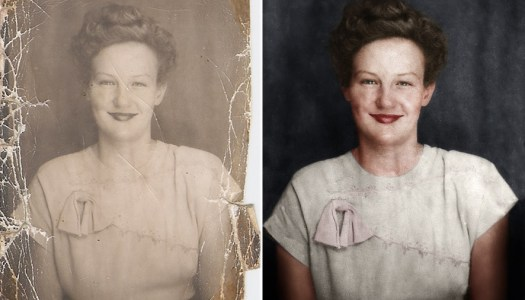
#> input picture IMAGE INPAINTING/IMAGES/portrait2.jpg, 525 x 300 px
$ python Negative.py ../IMAGES/portrait2.jpg
#> lines starting #> are read from the running program, lines starting #| are printed output that depends on the picture
from __future__ import division
from scipy.stats import signaltonoise
import numpy as np
from numpy.fft import fft2, ifft2
from PIL import Image
from pylab import *
import time
import sys


def negative(mat_n):
	mat = mat_n[:][:]
	neg_i = 255 - mat
	neg_i = Image.fromarray(neg_i)
	#neg_i.show()
	neg_i.save("/media/semicolon/SourceCodes/ExploProject/RESULT/negative.png")


im = Image.open(sys.argv[1]).convert('L')
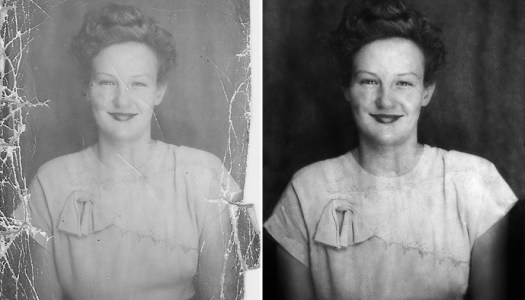
#> im: PIL image 525x300 L; min 0, max 255, mean 127.2
im = array(im)
mat = im[:][:]
negative(mat)
#> in negative, `neg_i = 255 - mat`:
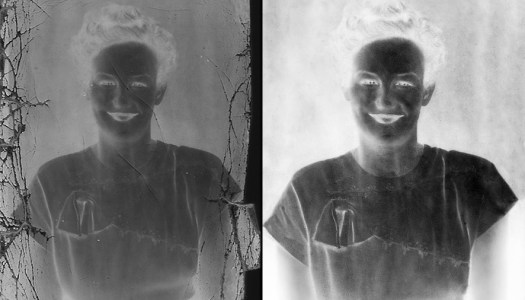
#> neg_i: shape (300, 525); min 0, max 255, mean 127.8
